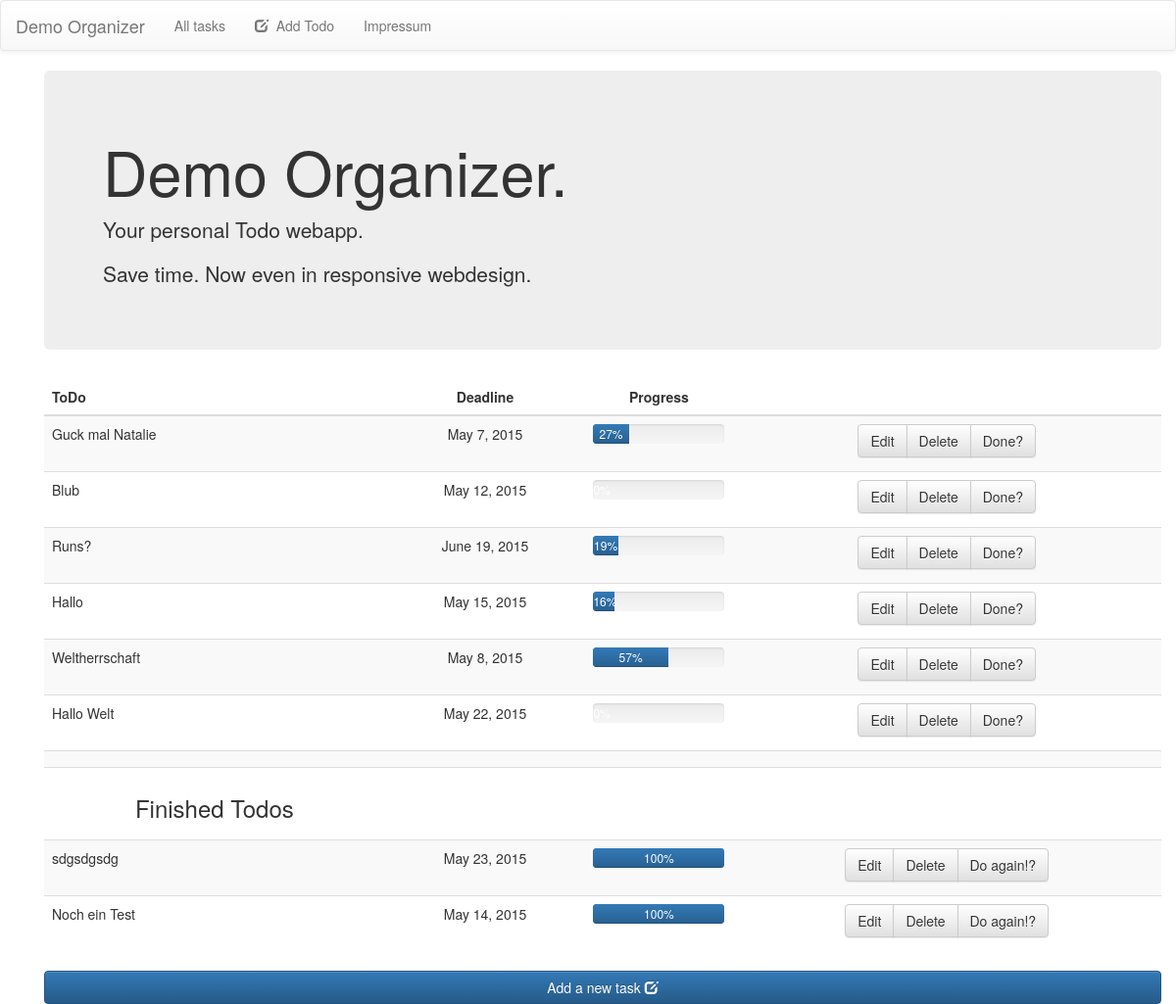
The app's page /, older data.
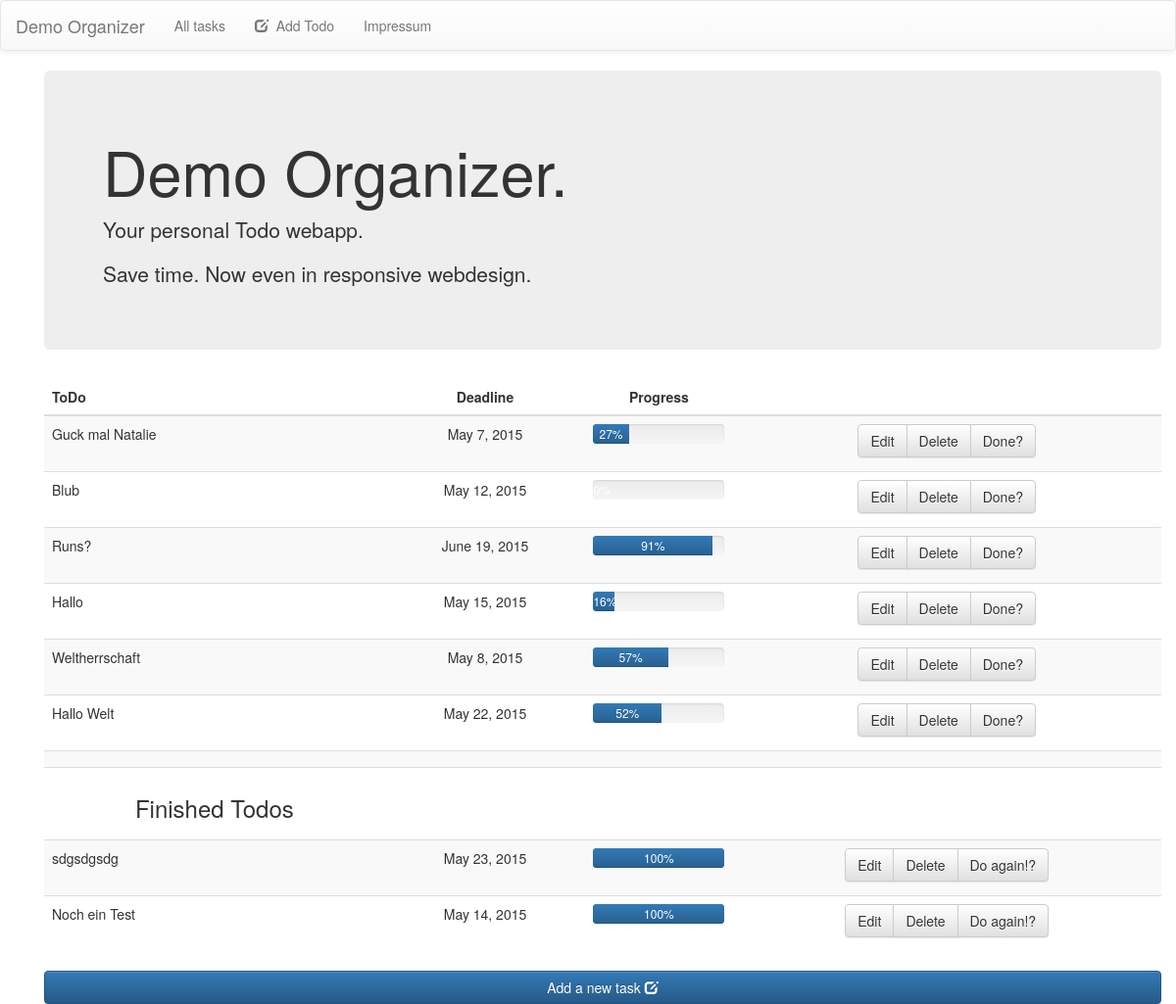
The same page, newer data.
### todolist/models.py (models this page shows, shortened)
class Todo(models.Model):
    title = models.CharField(max_length=160)
    deadline = models.DateField('Deadline')
    progress = models.DecimalField(max_digits=3, decimal_places=0)

### todolist/views.py (the view)
# urls.py: url(r'^$', views.IndexView.as_view(), name='index'),
class IndexView(ListView):
    template_name = 'index.html'
    model = Todo

### todolist/templates/index.html (shortened to what this page needs)
{% extends "base_page.html" %}
{% block content %}
        <div class="container">
           <div class="jumbotron">
            <h1>Demo Organizer.</h1>
            <p>Your personal Todo webapp.</p>
            <p>Save time. Now even in responsive webdesign.</p>
          </div>
        </div>
        <div class="container">
        <table class="text-center table table-striped table-hover">
          <thead>
            <tr>
              <th class="text-left">ToDo</th>
              <th class="text-center">Deadline</th>
              <th class="text-center">Progress</th>
              <th class="text-right"></th>
            </tr>
          </thead>
          <tbody>
            {% for todo in object_list %}
              {% if todo.progress < 100  %}
                <tr>
                  <td class="text-left">{{todo.title}}</td>
                  <td> {{todo.deadline}}</td>
                  <td>
                    <div class="progress">
                      <div class="progress-bar" role="progressbar" aria-valuenow="{{todo.progress}}" aria-valuemin="0" aria-valuemax="100" style="width: {{todo.progress}}%">
                        {{todo.progress}}%
                      </div>
                    </div>
                  </td>
                  <td >
                    <div class="btn-group">
                      <a href="edit/{{todo.id}}" role="button" class="btn btn-default">Edit</a>
                      <a href="delete/{{todo.id}}" role="button" class="btn btn-default">Delete</a>
                      <a href="finish/{{todo.id}}" role="button" class="btn btn-default">Done?</a>
                    </div>
                  </td>
                </tr>
              {% endif %}
            {% endfor %}
            <tr>
              <td></td>
              <td></td>
              <td></td>
              <td></td>
            </tr>
            <tr>
              <td><h3>Finished Todos</h3></td>
              <td></td>
              <td></td>
              <td></td>
            </tr>
            {% for todo in object_list %}
              {% if todo.progress >= 100  %}
                <tr>
                  <td class="text-left">{{todo.title}}</td>
                  <td> {{todo.deadline}}</td>
                  <td>
                    <div class="progress">
                      <div class="progress-bar" role="progressbar" aria-valuenow="{{todo.progress}}" aria-valuemin="0" aria-valuemax="100" style="width: {{todo.progress}}%">
                        {{todo.progress}}%
                      </div>
                    </div>
                  </td>
                  <td >
                    <div class="btn-group">
                      <a href="edit/{{todo.id}}" role="button" class="btn btn-default">Edit</a>
                      <a href="delete/{{todo.id}}" role="button" class="btn btn-default">Delete</a>
                      <a href="reset/{{todo.id}}" role="button" class="btn btn-default">Do again!?</a>
                    </div>
                  </td>
                </tr>
              {% endif %}
            {% endfor %}
          </tbody>
        </table>
        </div>
          <div class="container">
              <a href="add.html" role="button" class="btn btn-primary btn-block">Add a new task
              <span class="glyphicon glyphicon-edit"></span></a>
          </div>
  {% endblock %}

### todolist/templates/base_page.html (shortened to what this page needs)
<!DOCTYPE html>
<html lang="en">
<head>
    <link rel="stylesheet" href="https://maxcdn.bootstrapcdn.com/bootstrap/3.3.4/css/bootstrap.min.css">
    <link rel="stylesheet" href="https://maxcdn.bootstrapcdn.com/bootstrap/3.3.4/css/bootstrap-theme.min.css">
</head>
<body>
        <nav class="navbar navbar-default">
          <div class="container-fluid">
            <div class="navbar-header">
              <a class="navbar-brand" href="/">Demo Organizer</a>
            </div>
            <div>
              <ul class="nav navbar-nav">
                <li><a href="{% url 'todolist:index'%}">All tasks</a></li>
                <li><a href="{% url 'todolist:add'%}"><span class="glyphicon glyphicon-edit"></span>&nbsp;&nbsp;Add Todo</a></li>
                <li><a href="{% url 'todolist:impressum'%}">Impressum</a></li>
              </ul>
            </div>
          </div>
        </nav>
    <div class="container">
        <div class="starter-template">
        {% block content %}{% endblock %}
        </div>
    </div>
</body>
</html>

Row changes from the older to the newer data that the page shows:
changed Todo "Runs?": progress "19" → "91"
changed Todo "Hallo Welt": progress (not shown) → "52"
